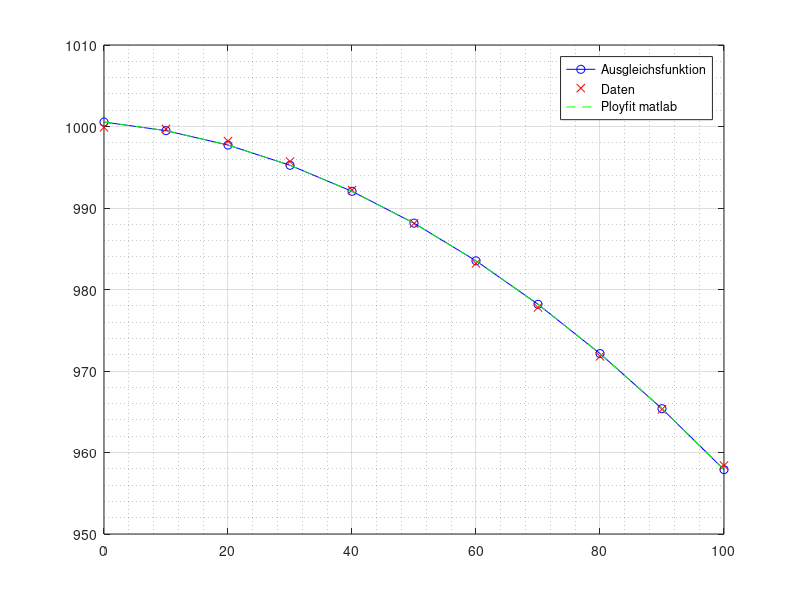

This chart was generated by the following MATLAB code:
clear all;
clc;
T = (0:10:100);
q = [999.9 999.7 998.2 995.7 992.2 988.1 983.2 977.8 971.8 965.3 958.4];

f1 = @(T) T.^2;
f2 = @(T) T;
f3 = 1;


n = length(T);

for i=1 : n
    A(i, 1) =  f1(T(i));
    A(i, 2) =  f2(T(i));
    A(i, 3) =  f3;
end

left = transpose(A)*A;
right = transpose(A).*q;
cond = cond(left);


lambda = left \ sum(right, 2);

a = lambda(1);
b = lambda(2);
c = lambda(3);

pT = @(T) a*f1(T) + b*f2(T) + c;

p = polyfit(T,q,2);
fp = polyval(p,T);

k = length(p);
diff = 0;

for i=1:k
    diff(i) = abs(p(i)-lambda(i));
end

disp("Konditionszahl:");
disp(cond);
% Die Konditionszahl ist sehr hoch, was darauf hinweist, dass es eine
% schlecht kondizinoierte Matrix ist.

disp('Differenz lamda - polyfit (matlab)');
disp(diff);

plot(T, pT(T),'b-o', T, q, 'rx', T, fp, 'g--');
grid on;
grid minor;
legend('Ausgleichsfunktion', 'Daten', 'Ployfit matlab');

% die berechneten Koeffitzienten von Ausgleichsfunktion sind fast identisch mit denen, die mit matlab polyfit berechnet wurden. 
% Die Abweichungen sind erst nach der 12 Kommastelle zu bemerken.

